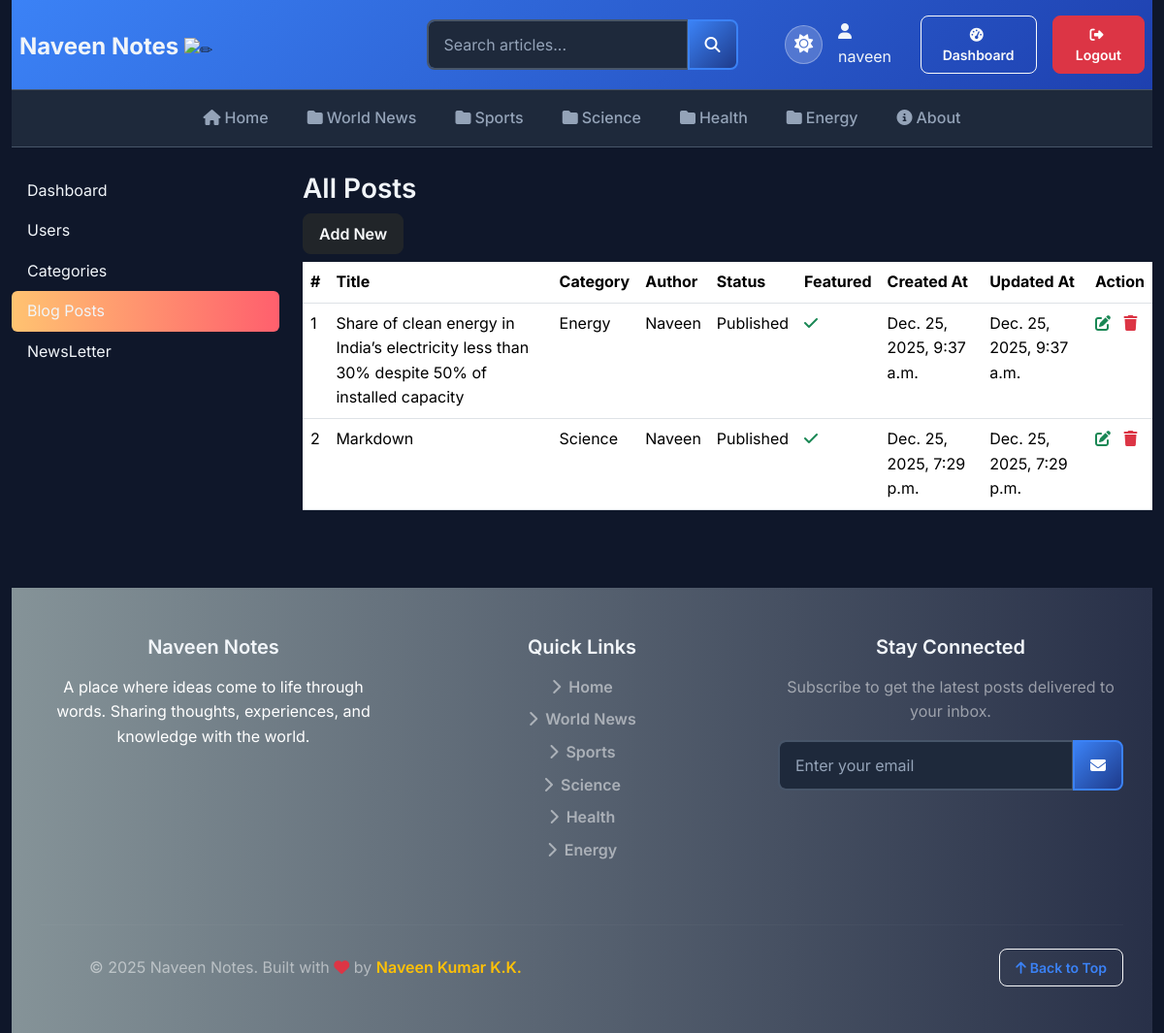
Page /dashboard/posts/ (signed in) on the committed database.
### blogs/models.py (models this page shows, shortened)
class Category(models.Model):
    category_name = models.CharField(max_length=50, unique=True)
    created_at = models.DateField(auto_now_add=True)
    updated_at = models.DateTimeField(auto_now=True)
    class Meta:
        verbose_name_plural = "categories"
    def __str__(self):
        return self.category_name

class Blog(models.Model):
    title = models.CharField(max_length=100)
    slug = models.SlugField(max_length=150, unique=True, blank=True)
    category = models.ForeignKey(Category, on_delete=models.CASCADE)
    author = models.ForeignKey(User, on_delete=models.CASCADE)
    feature_image = models.ImageField(upload_to="uploads/%Y/%m/%d")
    short_description = models.TextField(max_length=500)
    blog_body = models.TextField(max_length=4000)
    status = models.CharField(
        max_length=20, choices=BLOG_STATUS_CHOICES, default="Draft"
    )
    is_featured = models.BooleanField(default=False)
    created_at = models.DateTimeField(auto_now_add=True)
    updated_at = models.DateTimeField(auto_now=True)

### dashboards/views.py (the view)
# urls.py: path('posts/',views.post,name='posts'),
@login_required(login_url="login")
def post(request):
    posts = Blog.objects.all()
    context = {"posts": posts}
    return render(request, "dashboard/posts.html", context)

### blogs/context_processors.py (called while the page is built)
def get_categories(request):
    categories = Category.objects.all()
    return dict(categories=categories)

def get_social_links(request):
    social_media_links = SocialMedia.objects.filter(status='Active').order_by('order')
    return dict(social_media_links=social_media_links)

def get_about(request):
    about =  About.objects.first()
    return dict(about=about)

### templates/dashboard/posts.html (shortened to what this page needs)
{% extends "base.html" %}
{% block content %}
    <div class="row">
        {% include "dashboard/sidebar.html" %}
        <div class="col-md-9">
            <h3>All Posts</h3>
            <a href="{% url 'add_post' %}" class="btn btn-dark text-light float-right mb-2">Add New</a>
            <table class="table table-hover">
                <thead>
                    <tr>
                        <th>#</th>
                        <th>Title</th>
                        <th>Category</th>
                        <th>Author</th>
                        <th>Status</th>
                        <th>Featured</th>
                        <th>Created At</th>
                        <th>Updated At</th>
                        <th>Action</th>
                    </tr>
                </thead>
                <tbody>
                    {% for post in posts %}
                        <tr>
                            <td>
                                {{ forloop.counter }}
                            <td>{{ post.title | capfirst }}</td>
                            <td>{{ post.category | capfirst }}</td>
                            <td>{{ post.author | capfirst }}</td>
                            <td>{{ post.status  }}</td>
                            <td>{% if post.is_featured %} <i class="fa fa-check text-success"></i> {% else %} <i class="fa fa-times text-danger"></i>{% endif %}</td>
                            <td>{{ post.created_at }}</td>
                            <td>{{ post.updated_at }}</td>
                            <td>
                                <a href="{%url 'edit_post' post.id %}">
                                    <i class="fa fa-edit text-success"></i>
                                </a>
                                <a href="{%url 'delete_post' post.id %}">
                                    <i class="fa fa-trash text-danger"></i>
                                </a>
                            </td>
                        </tr>
                    {% endfor %}
                </tbody>
            </table>
        </div>
    </div>
{% endblock %}

### templates/base.html (shortened to what this page needs)
{% load static %}
<!DOCTYPE html>
<html lang="en">
    <head>
        <link href="https://cdn.jsdelivr.net/npm/bootstrap@5.3.2/dist/css/bootstrap.min.css" rel="stylesheet">
        <link rel="stylesheet" href="https://cdnjs.cloudflare.com/ajax/libs/font-awesome/6.5.1/css/all.min.css">
        <link href="{% static 'css/blog.css' %}" rel="stylesheet">
    </head>
    <body>
        <div class="container-fluid">
            <header class="blog-header">
                <div class="d-none d-md-block">
                    <div class="row justify-content-between align-items-center p-2">
                        <div class="col-4 pt-1">
                            <a class="blog-header-logo text-dark" href="/">Naveen Notes </a>
                            <picture>
                            <source srcset="https://fonts.gstatic.com/s/e/notoemoji/latest/270f_fe0f/512.webp" type="image/webp">
                            <img src="https://fonts.gstatic.com/s/e/notoemoji/latest/270f_fe0f/512.gif" alt="✏" width="32" height="32">
                            </picture>
                        </div>
                        <div class="col-4 text-center">
                            <form action="{% url 'search' %}" method='GET' class="d-inline-block">
                                <div class="input-group">
                                    <input class="form-control"
                                           name="keyword"
                                           type="text"
                                           value="{{keyword}}"
                                           placeholder="Search articles..."
                                           aria-label="Search articles"
                                           id="button-search" />
                                    <button class="btn btn-warning" id="button-search" type="submit">
                                        <i class="fas fa-search"></i>
                                    </button>
                                </div>
                            </form>
                        </div>
                        <div class="col-4 d-flex justify-content-end align-items-center">
                            {% if not user.is_authenticated %}
                                <div class="d-flex align-items-center gap-3">
                                    <button id="theme-toggle" class="theme-toggle" title="Toggle theme">
                                        <i class="fas fa-moon"></i>
                                    </button>
                                    {% comment %} <div class="d-flex gap-2">
                                        <a class="btn btn-outline-light btn-sm" href="{% url 'login' %}">
                                            <i class="fas fa-sign-in-alt me-1"></i>Login
                                        </a>
                                        <a class="btn btn-light btn-sm" href="{% url 'register' %}">
                                            <i class="fas fa-user-plus me-1"></i>Register
                                        </a>
                                    </div> {% endcomment %}
                                </div>
                            {% else %}
                                <div class="d-flex align-items-center gap-3">
                                    <button id="theme-toggle" class="theme-toggle" title="Toggle theme">
                                        <i class="fas fa-moon"></i>
                                    </button>
                                    <span class="text-white">
                                        <i class="fas fa-user me-1"></i>{{ user.username }}
                                    </span>
                                    <a href="{% url 'dashboard' %}" class="btn btn-outline-light btn-sm">
                                        <i class="fas fa-tachometer-alt me-1"></i>Dashboard
                                    </a>
                                    <a class="btn btn-danger btn-sm" href="{% url 'logout' %}">
                                        <i class="fas fa-sign-out-alt me-1"></i>Logout
                                    </a>
                                </div>
                            {% endif %}
                        </div>
                </div>
            </header>
            <div class="nav-scroller py-1 mb-4">
                <nav class="nav d-flex justify-content-center">
                    <a class="nav-link active" href="{% url 'home' %}">
                        <i class="fas fa-home me-1"></i>Home
                    </a>
                    {% for category in categories %}
                        <a class="nav-link"
                           href="{% url 'posts_by_category' category.id %}">
                            <i class="fas fa-folder me-1"></i>{{ category.category_name|capfirst }}
                        </a>
                    {% endfor %}
                    <a class="nav-link" href="#about">
                        <i class="fas fa-info-circle me-1"></i>About
                    </a>
                </nav>
            </div>
            {% block content %}{% endblock %}
            <footer class="blog-footer">
                <div class="container">
                    <div class="row">
                        <div class="col-lg-4 mb-4">
                            <h5 class="text-white mb-3">Naveen Notes</h5>
                            <p class="mb-3">A place where ideas come to life through words. Sharing thoughts, experiences, and knowledge with the world.</p>
                        </div>
                        <div class="col-lg-4 mb-4">
                            <h5 class="text-white mb-3">Quick Links</h5>
                            <ul class="list-unstyled">
                                <li class="mb-2"><a href="{% url 'home' %}" class="text-white-50 text-decoration-none"><i class="fas fa-chevron-right me-2"></i>Home</a></li>
                                {% for category in categories|slice:":5" %}
                                    <li class="mb-2"><a href="{% url 'posts_by_category' category.id %}" class="text-white-50 text-decoration-none"><i class="fas fa-chevron-right me-2"></i>{{ category.category_name|capfirst }}</a></li>
                                {% endfor %}
                            </ul>
                        </div>
                        <div class="col-lg-4 mb-4">
                            <h5 class="text-white mb-3">Stay Connected</h5>
                            <p class="text-white-50 mb-3">Subscribe to get the latest posts delivered to your inbox.</p>
                            <form id="newsletter-form" class="input-group">
                                <input
                                    type="email"
                                    name="email"
                                    id="newsletter-email"
                                    class="form-control"
                                    placeholder="Enter your email"
                                    required
                                >
                                <button class="btn btn-warning" type="submit">
                                    <i class="fas fa-envelope"></i>
                                </button>
                            </form>
                        </div>
                    </div>
                    <hr class="my-4" style="border-color: rgba(255,255,255,0.1);">
                    <div class="row align-items-center">
                        <div class="col-md-6">
                            <p class="mb-0 text-white-50">
                                © 2025 Naveen Notes. Built with <i class="fas fa-heart text-danger"></i> by <a href="https://naveenpranesh.link/" class="text-warning text-decoration-none fw-semibold" target='_blank'>Naveen Kumar K.K.</a>
                            </p>
                        </div>
                        <div class="col-md-6 text-md-end">
                            <a href="#top" class="btn btn-outline-light btn-sm">
                                <i class="fas fa-arrow-up me-1"></i>Back to Top
                            </a>
                        </div>
                    </div>
                </div>
            </footer>
            <div id="toast-container"
                class="toast-container position-fixed bottom-0 end-0 p-3"
                style="z-index: 1055;">
            </div>
        </body>
    </body>
    </html>

### rows in the picture
Category: category_name "World News"
Category: category_name "Sports"
Category: category_name "Science"
Category: category_name "Health"
Category: category_name "Energy"
Blog: title "Share of clean energy in India’s electricity less than 30% despite 50% of installed capacity", category "Energy", author "Naveen", status "Published", is_featured True (drawn), created_at "Dec. 25, 2025, 9:37 a.m.", updated_at "Dec. 25, 2025, 9:37 a.m."
Blog: title "Markdown", category "Science", author "Naveen", status "Published", is_featured True (drawn), created_at "Dec. 25, 2025, 7:29 p.m.", updated_at "Dec. 25, 2025, 7:29 p.m."

### other values in the picture
{{ user.username }} "naveen"
